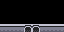

A level layout from a 2D game, rendered from its tile map. Below: a short description, then the map file with its tile-grid data intact:
An orthogonal 8x4 tile map with 8x8 px tiles, 1 tile layer (Walls) and 24 objects.

<map version="1.10" tiledversion="1.11.2" orientation="orthogonal" renderorder="right-down" width="8" height="4" tilewidth="8" tileheight="8" infinite="0" nextlayerid="5" nextobjectid="50">
 <properties>
  <property name="solid" type="bool" value="true" />
 </properties>
 <tileset firstgid="1" source="../assets/spritesheet.tsx" />
 <layer id="1" name="Walls" width="8" height="4">
  <data encoding="csv">
0,0,0,0,0,0,0,0,
0,0,0,0,0,0,0,0,
0,0,0,0,0,0,0,0,
2,2,2,35,35,2,2,2
</data>
 </layer>
 <objectgroup id="4" name="Cells">
  <object id="26" gid="18" x="0" y="8" width="8" height="8" />
  <object id="27" gid="18" x="8" y="8" width="8" height="8" />
  <object id="28" gid="18" x="16" y="8" width="8" height="8" />
  <object id="29" gid="18" x="24" y="8" width="8" height="8" />
  <object id="30" gid="18" x="32" y="8" width="8" height="8" />
  <object id="31" gid="18" x="40" y="8" width="8" height="8" />
  <object id="32" gid="18" x="48" y="8" width="8" height="8" />
  <object id="33" gid="18" x="56" y="8" width="8" height="8" />
  <object id="34" gid="18" x="56" y="16" width="8" height="8" />
  <object id="35" gid="18" x="48" y="16" width="8" height="8" />
  <object id="36" gid="18" x="40" y="16" width="8" height="8" />
  <object id="37" gid="18" x="32" y="16" width="8" height="8" />
  <object id="38" gid="18" x="24" y="16" width="8" height="8" />
  <object id="39" gid="18" x="16" y="16" width="8" height="8" />
  <object id="40" gid="18" x="8" y="16" width="8" height="8" />
  <object id="41" gid="18" x="0" y="16" width="8" height="8" />
  <object id="42" gid="18" x="0" y="24" width="8" height="8" />
  <object id="43" gid="18" x="8" y="24" width="8" height="8" />
  <object id="44" gid="18" x="16" y="24" width="8" height="8" />
  <object id="45" gid="18" x="24" y="24" width="8" height="8" />
  <object id="46" gid="18" x="32" y="24" width="8" height="8" />
  <object id="47" gid="18" x="40" y="24" width="8" height="8" />
  <object id="48" gid="18" x="48" y="24" width="8" height="8" />
  <object id="49" gid="18" x="56" y="24" width="8" height="8" />
 </objectgroup>
</map>
